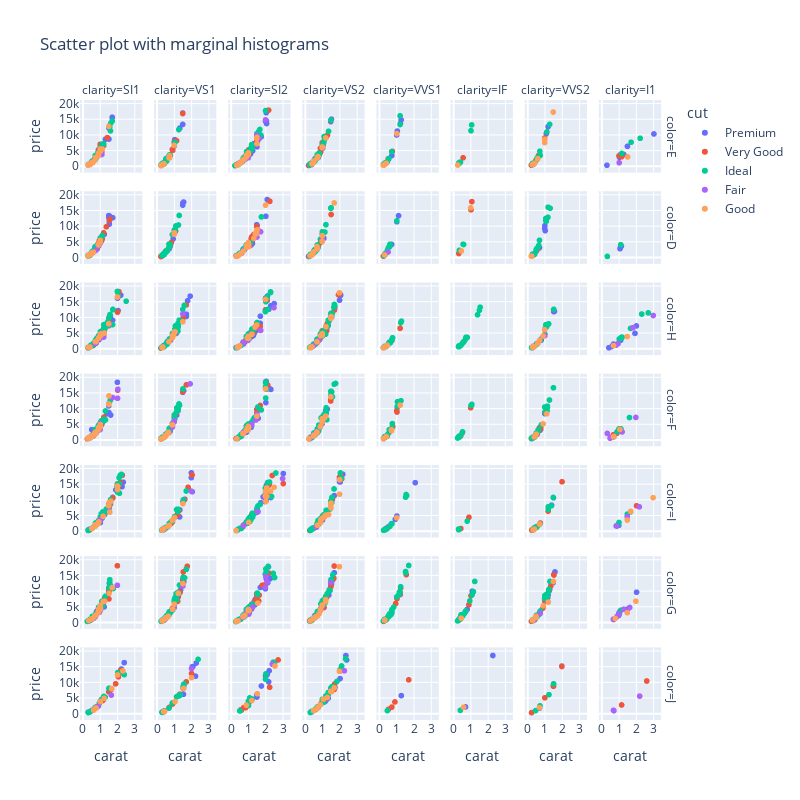

Here is the notebook cell this chart was saved with:
### Code cell
# Scatter plot with marginal histograms
fig = px.scatter(df, x="carat", y="price",
                 marginal_x="box",
                 marginal_y="violin",
                 color="cut",
                 facet_col="clarity",
                 facet_row="color",
                 title="Scatter plot with marginal histograms")
fig.update_layout(height=800, width=800)
fig.show()
